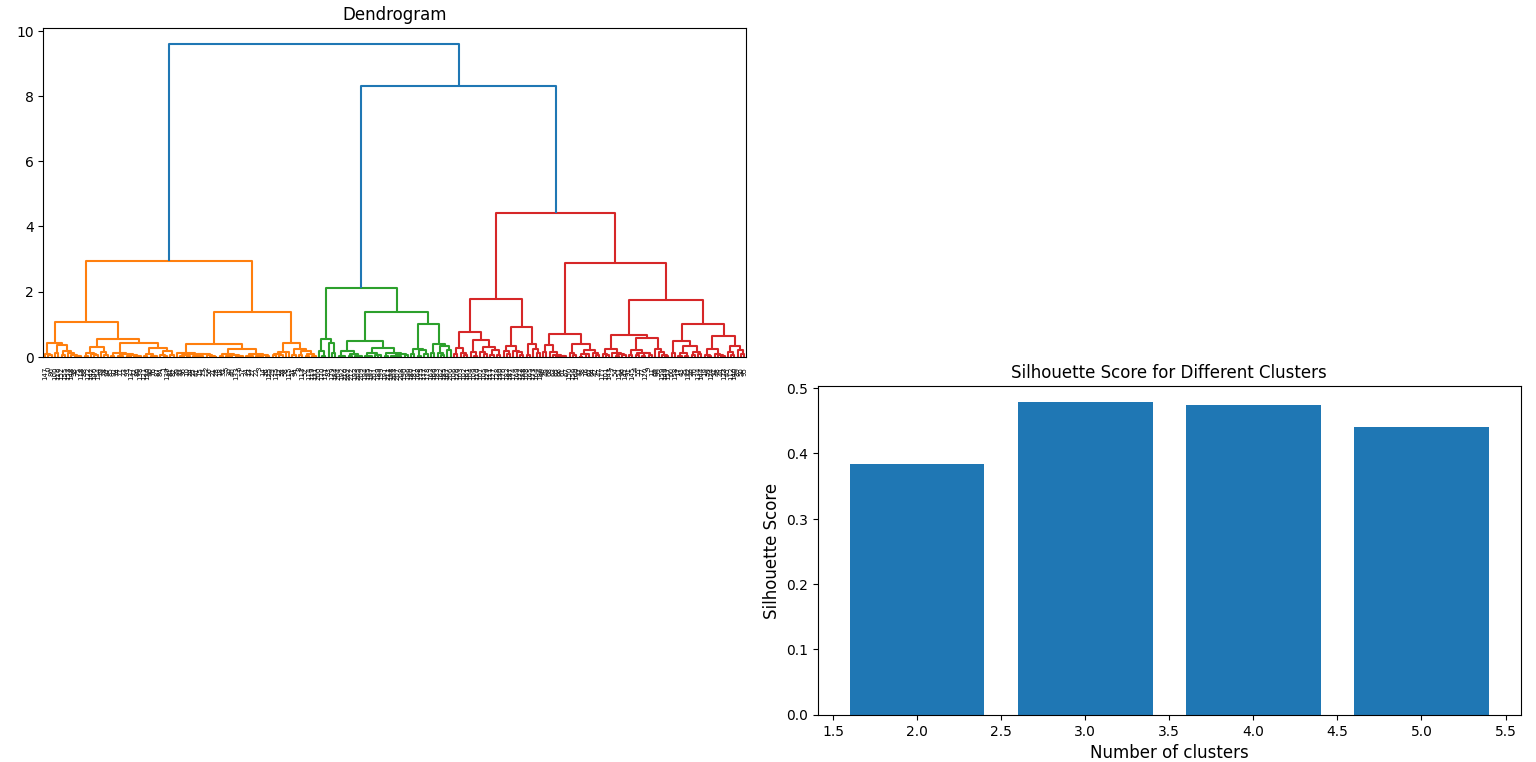

The script that drew this image:
import pandas as pd
import numpy as np
import matplotlib.pyplot as plt
from sklearn.decomposition import PCA
from sklearn.cluster import AgglomerativeClustering
from sklearn.preprocessing import StandardScaler, normalize
from sklearn.metrics import silhouette_score
import scipy.cluster.hierarchy as shc

# Reading the CSV file
X = pd.read_csv('glass.csv')

# Handling the missing values
X.fillna(method='ffill', inplace=True)

# Scaling the data so that all the features become comparable
scaler = StandardScaler()
X_scaled = scaler.fit_transform(X)

# Normalizing the data so that the data approximately follows a Gaussian distribution
X_normalized = normalize(X_scaled)

# Converting the numpy array into a pandas DataFrame
X_normalized = pd.DataFrame(X_normalized)

pca = PCA(n_components=2)
X_principal = pca.fit_transform(X_normalized)
X_principal = pd.DataFrame(X_principal, columns=['P1', 'P2'])

plt.figure(figsize=(15, 10))

# Plotting dendrogram
plt.subplot(2, 2, 1)
plt.title('Dendrogram')
Z = shc.linkage(X_principal, method='ward')
Dendrogram = shc.dendrogram(Z)

# Calculating silhouette scores after clustering
k = range(2, 6)
silhouette_scores = []

for i in k:
    ac = AgglomerativeClustering(n_clusters=i)
    cluster_labels = ac.fit_predict(X_principal)
    silhouette_scores.append(silhouette_score(X_principal, cluster_labels))

# Plotting silhouette scores
plt.subplot(2, 2, 4)
plt.bar(k, silhouette_scores)
plt.xlabel('Number of clusters', fontsize=12)
plt.ylabel('Silhouette Score', fontsize=12)
plt.title('Silhouette Score for Different Clusters')

plt.tight_layout()
plt.show()
